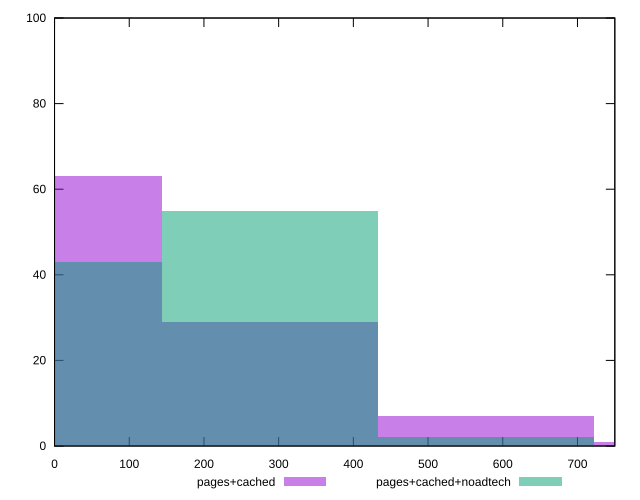

Recreate this plot in gnuplot.
reset

$pagesCached <<EOF
288.61591955978463 29
0 63
577.2318391195693 7
865.8477586793539 1
EOF

$pagesCachedNoadtech <<EOF
577.2318391195693 2
288.61591955978463 55
0 43
EOF

set key outside below
set boxwidth 288.61591955978463
set xrange [0:750]
set yrange [0:100]
set trange [0:100]
set style fill transparent solid 0.5 noborder
set terminal svg size 640, 500 enhanced background rgb 'white'
set output "report_00013_2021-02-09T12-04-24.940Z/unused-css-rules/comparison/histogram/1_vs_2.svg"

plot $pagesCached title "pages+cached" with boxes, \
     $pagesCachedNoadtech title "pages+cached+noadtech" with boxes

reset
